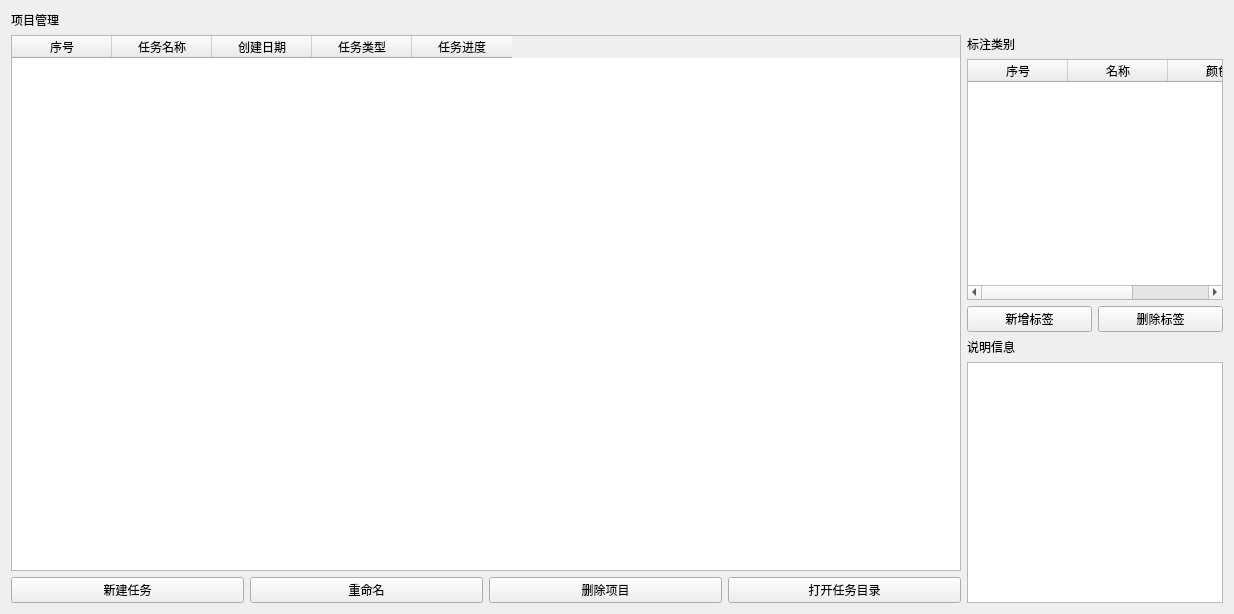
<?xml version="1.0" encoding="UTF-8"?>
<ui version="4.0">
 <class>ProJectForm</class>
 <widget class="QWidget" name="ProJectForm">
  <property name="geometry">
   <rect>
    <x>0</x>
    <y>0</y>
    <width>1234</width>
    <height>614</height>
   </rect>
  </property>
  <property name="windowTitle">
   <string>项目管理</string>
  </property>
  <layout class="QGridLayout" name="gridLayout_3">
   <item row="0" column="0">
    <layout class="QGridLayout" name="gridLayout_2">
     <item row="0" column="0">
      <widget class="QLabel" name="LB_Title">
       <property name="styleSheet">
        <string notr="true">font: 18pt &quot;Microsoft YaHei UI&quot;;</string>
       </property>
       <property name="text">
        <string>项目管理</string>
       </property>
      </widget>
     </item>
     <item row="1" column="0">
      <layout class="QGridLayout" name="gridLayout" columnstretch="2,0">
       <item row="0" column="0">
        <layout class="QVBoxLayout" name="taskLayout">
         <item>
          <widget class="QTableWidget" name="TW_ListTask">
           <column>
            <property name="text">
             <string>序号</string>
            </property>
           </column>
           <column>
            <property name="text">
             <string>任务名称</string>
            </property>
           </column>
           <column>
            <property name="text">
             <string>创建日期</string>
            </property>
           </column>
           <column>
            <property name="text">
             <string>任务类型</string>
            </property>
           </column>
           <column>
            <property name="text">
             <string>任务进度</string>
            </property>
           </column>
          </widget>
         </item>
         <item>
          <layout class="QHBoxLayout" name="taskButtons">
           <item>
            <widget class="QPushButton" name="PB_Add">
             <property name="text">
              <string>新建任务</string>
             </property>
            </widget>
           </item>
           <item>
            <widget class="QPushButton" name="PB_ReName">
             <property name="text">
              <string>重命名</string>
             </property>
            </widget>
           </item>
           <item>
            <widget class="QPushButton" name="PB_DleteProject">
             <property name="text">
              <string>删除项目</string>
             </property>
            </widget>
           </item>
           <item>
            <widget class="QPushButton" name="PB_ViewPos">
             <property name="text">
              <string>打开任务目录</string>
             </property>
            </widget>
           </item>
          </layout>
         </item>
        </layout>
       </item>
       <item row="0" column="1">
        <layout class="QVBoxLayout" name="detailLayout">
         <item>
          <widget class="QLabel" name="LB_Labels">
           <property name="text">
            <string>标注类别</string>
           </property>
          </widget>
         </item>
         <item>
          <widget class="QTableWidget" name="TW_LabelSet">
           <column>
            <property name="text">
             <string>序号</string>
            </property>
           </column>
           <column>
            <property name="text">
             <string>名称</string>
            </property>
           </column>
           <column>
            <property name="text">
             <string>颜色</string>
            </property>
           </column>
          </widget>
         </item>
         <item>
          <layout class="QHBoxLayout" name="labelButtons">
           <item>
            <widget class="QPushButton" name="PB_AddLabel">
             <property name="text">
              <string>新增标签</string>
             </property>
            </widget>
           </item>
           <item>
            <widget class="QPushButton" name="PB_RemoveLabel">
             <property name="text">
              <string>删除标签</string>
             </property>
            </widget>
           </item>
          </layout>
         </item>
         <item>
          <widget class="QLabel" name="LB_Description">
           <property name="text">
            <string>说明信息</string>
           </property>
          </widget>
         </item>
         <item>
          <widget class="QPlainTextEdit" name="PTE_Description">
           <property name="readOnly">
            <bool>true</bool>
           </property>
          </widget>
         </item>
        </layout>
       </item>
      </layout>
     </item>
    </layout>
   </item>
  </layout>
 </widget>
 <resources/>
 <connections/>
</ui>
